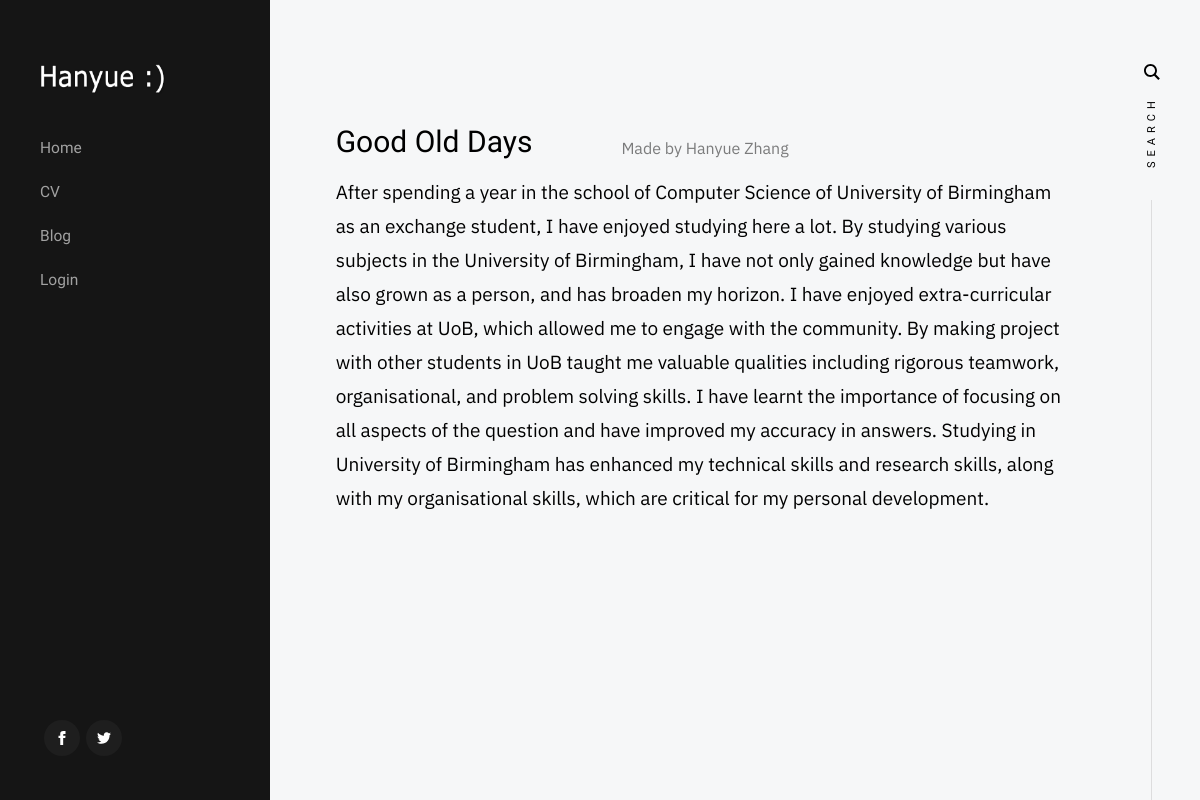
Page /blog/post/1/ on the committed database.
### blog/models.py (models this page shows, shortened)
class Post(models.Model):
    author = models.ForeignKey(settings.AUTH_USER_MODEL, on_delete=models.CASCADE)
    title = models.CharField(max_length=200)
    text = models.TextField()
    created_date = models.DateTimeField(default=timezone.now)
    published_date = models.DateTimeField(blank=True, null=True)

### blog/views.py (the view)
# urls.py: path('post/<int:pk>/', views.post_content, name='post_content'),
def post_content(request, pk):
    post = get_object_or_404(Post, pk=pk)
    return render(request, 'blog/post_content.html', {'post': post})

### blog/templates/blog/post_content.html (shortened to what this page needs)
{% load static %}
<html class="no-js" lang="en">
  <head>
    <link rel="stylesheet" href="{% static 'css/base.css' %}">
    <link rel="stylesheet" href="{% static 'css/vendor.css' %}">
    <link rel="stylesheet" href="{% static 'css/main.css' %}">
  </head>
  <body>
    <div id="top" class="s-wrap site-wrapper">
	<header class="s-header">
	  <div class="header__top">
	    <div class="header__logo">
	      <a class="site-logo" href="{% url 'about' %}">
		<img src="{% static 'images/logo.png' %}" alt="Homepage">
	      </a>
	    </div>
	  </div>
	  <nav class="header__nav-wrap">
	    <ul class="header__nav">
	      <li><a href="{% url 'about' %}" title="">Home</a></li>
	      <li><a href="{% url 'cv' %}" title="">CV</a></li>
	      <li><a href="{% url 'post_list'  %}" title="">Blog</a></li>
	      	                                  {% if user.is_authenticated %}
                                <li><a href="{% url 'post_new' %}">New Post</a>
                                <li><a href="{% url 'post_draft_list' %}">Draft List</a></li>
                                <li><a href="{% url 'logout' %}">Log out</a></li>
                            {% else %}
                                <li><a href="{% url 'login' %}">Login</a></li>
                            {% endif %}
	    </ul>
	    <ul class="header__social">
	      <li class="ss-facebook">
		<a href="https://facebook.com/">
		</a>
	      </li>
	      <li class="ss-twitter">
		<a href="#0">
		</a>
	      </li>
	    </ul>
	  </nav>
	</header>
	<div class="s-content">
	  <div class="masonry-wrap">
	    <div class="masonry">
	      <div class="content container">
		<div class="row">
		  <div class="col-md-8">
		    {% block content %}
		    <div class="post">
		      <h2>{{ post.title }}</h2>
		      <p>{{ post.text|linebreaksbr }}</p>
		    </div>
		    {% endblock %}
		  </div>
		</div>
	      </div>
	    </div>
	  </div>
        </div>
        <footer class="s-footer">
	  <div class="row">
	    <div class="column large-full footer__content">
	      <div class="footer__copyright">
		<span>Made by Hanyue Zhang</span>
	      </div>
	    </div>
	  </div>
	</footer>
    </div>
  </body>
</html>

### blog/static/css/base.css (style rules this page uses)
html { line-height: 1.15; -webkit-text-size-adjust: 100%; }
body { margin: 0; }
a { background-color: transparent; }
img { border-style: none; }
html { font-size: 62.5%; box-sizing: border-box; }
*, *::before, *::after { box-sizing: inherit; }
body { font-weight: normal; line-height: 1; word-wrap: break-word; -moz-font-smoothing: grayscale; -moz-osx-font-smoothing: grayscale; -webkit-font-smoothing: antialiased; -webkit-overflow-scrolling: touch; -webkit-text-size-adjust: none; }
svg, img, video embed, iframe, object { max-width: 100%; height: auto; }
div, dl, dt, dd, ul, ol, li, h1, h2, h3, h4, h5, h6, pre, form, p, blockquote, th, td { margin: 0; padding: 0; }
p { font-size: inherit; text-rendering: optimizeLegibility; }
ol, ul { list-style: none; }
li { display: block; }
a { text-decoration: none; line-height: inherit; }
a img { border: none; }
.row { width: 89%; max-width: 1200px; margin: 0 auto; display: -ms-flexbox; display: -webkit-flex; display: flex; -webkit-flex-flow: row wrap; -ms-flex-flow: row wrap; flex-flow: row wrap; }
.column { -webkit-flex: 1 1 0%; -ms-flex: 1 1 0%; flex: 1 1 0%; padding: 0 20px; }
.large-12, .large-full { -webkit-flex: 0 0 100%; -ms-flex: 0 0 100%; flex: 0 0 100%; max-width: 100%; }
@media screen and (max-width:1200px) { .column { padding: 0 16px; } }

### rows in the picture
Post: title "Good Old Days", text "After spending a year in the school of Computer Science of University of Birmingham as an exchange student, I have enjoyed studying here a lot. By studying various subjects in the University of Birmingham, I have not only gained knowledge but have also grown as a person, and has broaden my horizon. I have enjoyed extra-curricular activities at UoB, which allowed me to engage with the community. By making project with other students in UoB taught me valuable qualities including rigorous teamwork, organisational, and problem solving skills. I have learnt the importance of focusing on all aspects of the question and have improved my accuracy in answers. Studying in University of Birmingham has…"
